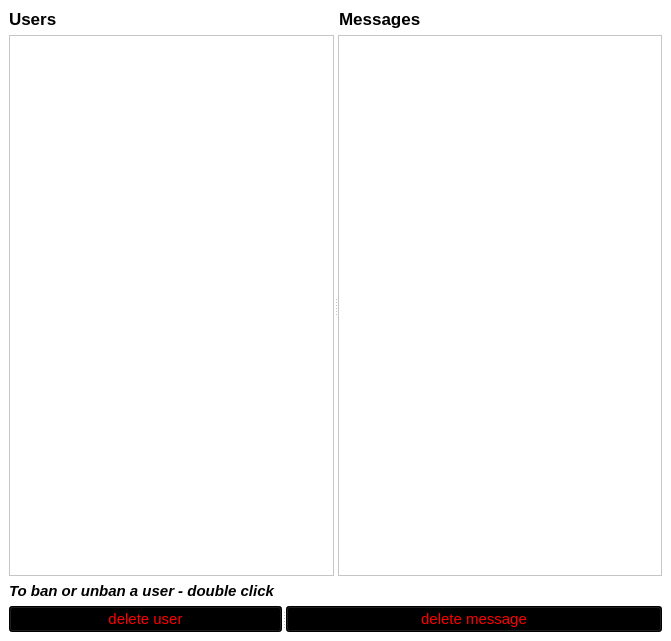
<?xml version="1.0" encoding="UTF-8"?>
<ui version="4.0">
 <class>MainWindow</class>
 <widget class="QMainWindow" name="MainWindow">
  <property name="geometry">
   <rect>
    <x>0</x>
    <y>0</y>
    <width>671</width>
    <height>641</height>
   </rect>
  </property>
  <property name="palette">
   <palette>
    <active>
     <colorrole role="WindowText">
      <brush brushstyle="SolidPattern">
       <color alpha="255">
        <red>0</red>
        <green>0</green>
        <blue>0</blue>
       </color>
      </brush>
     </colorrole>
     <colorrole role="Button">
      <brush brushstyle="SolidPattern">
       <color alpha="255">
        <red>255</red>
        <green>255</green>
        <blue>255</blue>
       </color>
      </brush>
     </colorrole>
     <colorrole role="Light">
      <brush brushstyle="SolidPattern">
       <color alpha="255">
        <red>255</red>
        <green>255</green>
        <blue>254</blue>
       </color>
      </brush>
     </colorrole>
     <colorrole role="Midlight">
      <brush brushstyle="SolidPattern">
       <color alpha="255">
        <red>255</red>
        <green>255</green>
        <blue>190</blue>
       </color>
      </brush>
     </colorrole>
     <colorrole role="Dark">
      <brush brushstyle="SolidPattern">
       <color alpha="255">
        <red>127</red>
        <green>127</green>
        <blue>63</blue>
       </color>
      </brush>
     </colorrole>
     <colorrole role="Mid">
      <brush brushstyle="SolidPattern">
       <color alpha="255">
        <red>170</red>
        <green>170</green>
        <blue>85</blue>
       </color>
      </brush>
     </colorrole>
     <colorrole role="Text">
      <brush brushstyle="SolidPattern">
       <color alpha="255">
        <red>0</red>
        <green>0</green>
        <blue>0</blue>
       </color>
      </brush>
     </colorrole>
     <colorrole role="BrightText">
      <brush brushstyle="SolidPattern">
       <color alpha="255">
        <red>255</red>
        <green>255</green>
        <blue>255</blue>
       </color>
      </brush>
     </colorrole>
     <colorrole role="ButtonText">
      <brush brushstyle="SolidPattern">
       <color alpha="255">
        <red>0</red>
        <green>0</green>
        <blue>0</blue>
       </color>
      </brush>
     </colorrole>
     <colorrole role="Base">
      <brush brushstyle="SolidPattern">
       <color alpha="255">
        <red>255</red>
        <green>255</green>
        <blue>255</blue>
       </color>
      </brush>
     </colorrole>
     <colorrole role="Window">
      <brush brushstyle="SolidPattern">
       <color alpha="255">
        <red>255</red>
        <green>255</green>
        <blue>255</blue>
       </color>
      </brush>
     </colorrole>
     <colorrole role="Shadow">
      <brush brushstyle="SolidPattern">
       <color alpha="255">
        <red>0</red>
        <green>0</green>
        <blue>0</blue>
       </color>
      </brush>
     </colorrole>
     <colorrole role="AlternateBase">
      <brush brushstyle="SolidPattern">
       <color alpha="255">
        <red>255</red>
        <green>255</green>
        <blue>191</blue>
       </color>
      </brush>
     </colorrole>
     <colorrole role="ToolTipBase">
      <brush brushstyle="SolidPattern">
       <color alpha="255">
        <red>255</red>
        <green>255</green>
        <blue>220</blue>
       </color>
      </brush>
     </colorrole>
     <colorrole role="ToolTipText">
      <brush brushstyle="SolidPattern">
       <color alpha="255">
        <red>0</red>
        <green>0</green>
        <blue>0</blue>
       </color>
      </brush>
     </colorrole>
     <colorrole role="PlaceholderText">
      <brush brushstyle="SolidPattern">
       <color alpha="127">
        <red>0</red>
        <green>0</green>
        <blue>0</blue>
       </color>
      </brush>
     </colorrole>
    </active>
    <inactive>
     <colorrole role="WindowText">
      <brush brushstyle="SolidPattern">
       <color alpha="255">
        <red>0</red>
        <green>0</green>
        <blue>0</blue>
       </color>
      </brush>
     </colorrole>
     <colorrole role="Button">
      <brush brushstyle="SolidPattern">
       <color alpha="255">
        <red>255</red>
        <green>255</green>
        <blue>255</blue>
       </color>
      </brush>
     </colorrole>
     <colorrole role="Light">
      <brush brushstyle="SolidPattern">
       <color alpha="255">
        <red>255</red>
        <green>255</green>
        <blue>254</blue>
       </color>
      </brush>
     </colorrole>
     <colorrole role="Midlight">
      <brush brushstyle="SolidPattern">
       <color alpha="255">
        <red>255</red>
        <green>255</green>
        <blue>190</blue>
       </color>
      </brush>
     </colorrole>
     <colorrole role="Dark">
      <brush brushstyle="SolidPattern">
       <color alpha="255">
        <red>127</red>
        <green>127</green>
        <blue>63</blue>
       </color>
      </brush>
     </colorrole>
     <colorrole role="Mid">
      <brush brushstyle="SolidPattern">
       <color alpha="255">
        <red>170</red>
        <green>170</green>
        <blue>85</blue>
       </color>
      </brush>
     </colorrole>
     <colorrole role="Text">
      <brush brushstyle="SolidPattern">
       <color alpha="255">
        <red>0</red>
        <green>0</green>
        <blue>0</blue>
       </color>
      </brush>
     </colorrole>
     <colorrole role="BrightText">
      <brush brushstyle="SolidPattern">
       <color alpha="255">
        <red>255</red>
        <green>255</green>
        <blue>255</blue>
       </color>
      </brush>
     </colorrole>
     <colorrole role="ButtonText">
      <brush brushstyle="SolidPattern">
       <color alpha="255">
        <red>0</red>
        <green>0</green>
        <blue>0</blue>
       </color>
      </brush>
     </colorrole>
     <colorrole role="Base">
      <brush brushstyle="SolidPattern">
       <color alpha="255">
        <red>255</red>
        <green>255</green>
        <blue>255</blue>
       </color>
      </brush>
     </colorrole>
     <colorrole role="Window">
      <brush brushstyle="SolidPattern">
       <color alpha="255">
        <red>255</red>
        <green>255</green>
        <blue>255</blue>
       </color>
      </brush>
     </colorrole>
     <colorrole role="Shadow">
      <brush brushstyle="SolidPattern">
       <color alpha="255">
        <red>0</red>
        <green>0</green>
        <blue>0</blue>
       </color>
      </brush>
     </colorrole>
     <colorrole role="AlternateBase">
      <brush brushstyle="SolidPattern">
       <color alpha="255">
        <red>255</red>
        <green>255</green>
        <blue>191</blue>
       </color>
      </brush>
     </colorrole>
     <colorrole role="ToolTipBase">
      <brush brushstyle="SolidPattern">
       <color alpha="255">
        <red>255</red>
        <green>255</green>
        <blue>220</blue>
       </color>
      </brush>
     </colorrole>
     <colorrole role="ToolTipText">
      <brush brushstyle="SolidPattern">
       <color alpha="255">
        <red>0</red>
        <green>0</green>
        <blue>0</blue>
       </color>
      </brush>
     </colorrole>
     <colorrole role="PlaceholderText">
      <brush brushstyle="SolidPattern">
       <color alpha="127">
        <red>0</red>
        <green>0</green>
        <blue>0</blue>
       </color>
      </brush>
     </colorrole>
    </inactive>
    <disabled>
     <colorrole role="WindowText">
      <brush brushstyle="SolidPattern">
       <color alpha="255">
        <red>127</red>
        <green>127</green>
        <blue>63</blue>
       </color>
      </brush>
     </colorrole>
     <colorrole role="Button">
      <brush brushstyle="SolidPattern">
       <color alpha="255">
        <red>255</red>
        <green>255</green>
        <blue>255</blue>
       </color>
      </brush>
     </colorrole>
     <colorrole role="Light">
      <brush brushstyle="SolidPattern">
       <color alpha="255">
        <red>255</red>
        <green>255</green>
        <blue>254</blue>
       </color>
      </brush>
     </colorrole>
     <colorrole role="Midlight">
      <brush brushstyle="SolidPattern">
       <color alpha="255">
        <red>255</red>
        <green>255</green>
        <blue>190</blue>
       </color>
      </brush>
     </colorrole>
     <colorrole role="Dark">
      <brush brushstyle="SolidPattern">
       <color alpha="255">
        <red>127</red>
        <green>127</green>
        <blue>63</blue>
       </color>
      </brush>
     </colorrole>
     <colorrole role="Mid">
      <brush brushstyle="SolidPattern">
       <color alpha="255">
        <red>170</red>
        <green>170</green>
        <blue>85</blue>
       </color>
      </brush>
     </colorrole>
     <colorrole role="Text">
      <brush brushstyle="SolidPattern">
       <color alpha="255">
        <red>127</red>
        <green>127</green>
        <blue>63</blue>
       </color>
      </brush>
     </colorrole>
     <colorrole role="BrightText">
      <brush brushstyle="SolidPattern">
       <color alpha="255">
        <red>255</red>
        <green>255</green>
        <blue>255</blue>
       </color>
      </brush>
     </colorrole>
     <colorrole role="ButtonText">
      <brush brushstyle="SolidPattern">
       <color alpha="255">
        <red>127</red>
        <green>127</green>
        <blue>63</blue>
       </color>
      </brush>
     </colorrole>
     <colorrole role="Base">
      <brush brushstyle="SolidPattern">
       <color alpha="255">
        <red>255</red>
        <green>255</green>
        <blue>255</blue>
       </color>
      </brush>
     </colorrole>
     <colorrole role="Window">
      <brush brushstyle="SolidPattern">
       <color alpha="255">
        <red>255</red>
        <green>255</green>
        <blue>255</blue>
       </color>
      </brush>
     </colorrole>
     <colorrole role="Shadow">
      <brush brushstyle="SolidPattern">
       <color alpha="255">
        <red>0</red>
        <green>0</green>
        <blue>0</blue>
       </color>
      </brush>
     </colorrole>
     <colorrole role="AlternateBase">
      <brush brushstyle="SolidPattern">
       <color alpha="255">
        <red>255</red>
        <green>255</green>
        <blue>127</blue>
       </color>
      </brush>
     </colorrole>
     <colorrole role="ToolTipBase">
      <brush brushstyle="SolidPattern">
       <color alpha="255">
        <red>255</red>
        <green>255</green>
        <blue>220</blue>
       </color>
      </brush>
     </colorrole>
     <colorrole role="ToolTipText">
      <brush brushstyle="SolidPattern">
       <color alpha="255">
        <red>0</red>
        <green>0</green>
        <blue>0</blue>
       </color>
      </brush>
     </colorrole>
     <colorrole role="PlaceholderText">
      <brush brushstyle="SolidPattern">
       <color alpha="127">
        <red>127</red>
        <green>127</green>
        <blue>63</blue>
       </color>
      </brush>
     </colorrole>
    </disabled>
   </palette>
  </property>
  <property name="windowTitle">
   <string>MainWindow</string>
  </property>
  <property name="styleSheet">
   <string notr="true">QWidget  {background-color:  white; color: black}
QPushButton  {background-color: black; color: red;}</string>
  </property>
  <widget class="QWidget" name="centralwidget">
   <property name="styleSheet">
    <string notr="true">QWidget  {background-color:  white; color: black}
QPushButton  {background-color: black; color: red;}</string>
   </property>
   <layout class="QVBoxLayout" name="verticalLayout">
    <item>
     <layout class="QHBoxLayout" name="horizontalLayout_3">
      <item>
       <widget class="QLabel" name="label_Users">
        <property name="font">
         <font>
          <pointsize>13</pointsize>
          <bold>true</bold>
         </font>
        </property>
        <property name="text">
         <string>Users</string>
        </property>
       </widget>
      </item>
      <item>
       <widget class="QLabel" name="label_Messages">
        <property name="font">
         <font>
          <pointsize>13</pointsize>
          <bold>true</bold>
         </font>
        </property>
        <property name="text">
         <string>Messages</string>
        </property>
       </widget>
      </item>
     </layout>
    </item>
    <item>
     <widget class="QSplitter" name="splitter_2">
      <property name="sizePolicy">
       <sizepolicy hsizetype="Expanding" vsizetype="Preferred">
        <horstretch>0</horstretch>
        <verstretch>1</verstretch>
       </sizepolicy>
      </property>
      <property name="orientation">
       <enum>Qt::Orientation::Horizontal</enum>
      </property>
      <widget class="QTableView" name="tableView_Users">
       <property name="sizePolicy">
        <sizepolicy hsizetype="Expanding" vsizetype="Expanding">
         <horstretch>0</horstretch>
         <verstretch>0</verstretch>
        </sizepolicy>
       </property>
      </widget>
      <widget class="QTableView" name="tableView_Messages">
       <property name="sizePolicy">
        <sizepolicy hsizetype="Expanding" vsizetype="Expanding">
         <horstretch>0</horstretch>
         <verstretch>0</verstretch>
        </sizepolicy>
       </property>
      </widget>
     </widget>
    </item>
    <item>
     <layout class="QHBoxLayout" name="horizontalLayout">
      <item>
       <widget class="QLabel" name="label">
        <property name="font">
         <font>
          <pointsize>11</pointsize>
          <italic>true</italic>
          <bold>true</bold>
         </font>
        </property>
        <property name="lineWidth">
         <number>1</number>
        </property>
        <property name="text">
         <string>To ban or unban a user - double click</string>
        </property>
       </widget>
      </item>
     </layout>
    </item>
    <item>
     <widget class="QSplitter" name="splitter_3">
      <property name="orientation">
       <enum>Qt::Orientation::Horizontal</enum>
      </property>
      <widget class="QPushButton" name="pushButton_RemoveUser">
       <property name="font">
        <font>
         <pointsize>11</pointsize>
        </font>
       </property>
       <property name="text">
        <string>delete user</string>
       </property>
      </widget>
      <widget class="QPushButton" name="pushButton_RemoveMessage">
       <property name="font">
        <font>
         <pointsize>11</pointsize>
        </font>
       </property>
       <property name="text">
        <string>delete message</string>
       </property>
      </widget>
     </widget>
    </item>
   </layout>
  </widget>
 </widget>
 <resources/>
 <connections/>
</ui>
